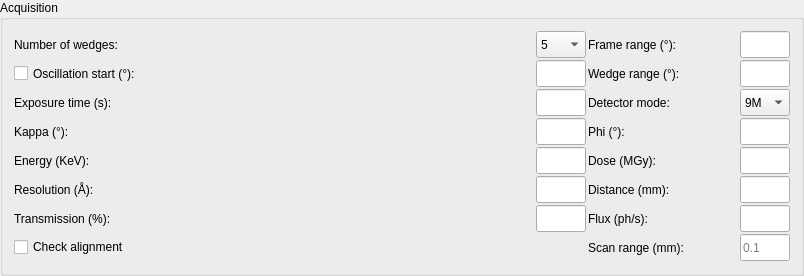
<?xml version="1.0" encoding="UTF-8"?>
<ui version="4.0">
 <class>AcquisitionWidgetVerticalSimpleLayout</class>
 <widget class="QWidget" name="AcquisitionWidgetVerticalSimpleLayout">
  <property name="geometry">
   <rect>
    <x>0</x>
    <y>0</y>
    <width>804</width>
    <height>276</height>
   </rect>
  </property>
  <property name="sizePolicy">
   <sizepolicy hsizetype="Preferred" vsizetype="Preferred">
    <horstretch>0</horstretch>
    <verstretch>0</verstretch>
   </sizepolicy>
  </property>
  <property name="maximumSize">
   <size>
    <width>32767</width>
    <height>32767</height>
   </size>
  </property>
  <property name="windowTitle">
   <string>AcquisitionWidgetVerticalSimple</string>
  </property>
  <layout class="QVBoxLayout" name="verticalLayout_2">
   <property name="spacing">
    <number>0</number>
   </property>
   <property name="leftMargin">
    <number>0</number>
   </property>
   <property name="topMargin">
    <number>0</number>
   </property>
   <property name="rightMargin">
    <number>0</number>
   </property>
   <property name="bottomMargin">
    <number>0</number>
   </property>
   <item>
    <widget class="QGroupBox" name="acq_gbox">
     <property name="sizePolicy">
      <sizepolicy hsizetype="Expanding" vsizetype="Fixed">
       <horstretch>0</horstretch>
       <verstretch>0</verstretch>
      </sizepolicy>
     </property>
     <property name="maximumSize">
      <size>
       <width>32767</width>
       <height>32767</height>
      </size>
     </property>
     <property name="title">
      <string>Acquisition</string>
     </property>
     <layout class="QGridLayout" name="gridLayout_2">
      <item row="0" column="0">
       <layout class="QGridLayout" name="gridLayout">
        <property name="spacing">
         <number>2</number>
        </property>
        <item row="0" column="0">
         <widget class="QLabel" name="num_images_label">
          <property name="sizePolicy">
           <sizepolicy hsizetype="Preferred" vsizetype="Preferred">
            <horstretch>0</horstretch>
            <verstretch>0</verstretch>
           </sizepolicy>
          </property>
          <property name="minimumSize">
           <size>
            <width>0</width>
            <height>27</height>
           </size>
          </property>
          <property name="maximumSize">
           <size>
            <width>16777215</width>
            <height>27</height>
           </size>
          </property>
          <property name="font">
           <font>
            <weight>50</weight>
            <bold>false</bold>
            <underline>false</underline>
           </font>
          </property>
          <property name="text">
           <string>Number of wedges:</string>
          </property>
          <property name="wordWrap">
           <bool>false</bool>
          </property>
         </widget>
        </item>
        <item row="0" column="1">
         <widget class="QComboBox" name="num_images_cbox">
          <property name="minimumSize">
           <size>
            <width>50</width>
            <height>27</height>
           </size>
          </property>
          <property name="maximumSize">
           <size>
            <width>50</width>
            <height>27</height>
           </size>
          </property>
          <item>
           <property name="text">
            <string>5</string>
           </property>
          </item>
          <item>
           <property name="text">
            <string>4</string>
           </property>
          </item>
          <item>
           <property name="text">
            <string>2</string>
           </property>
          </item>
          <item>
           <property name="text">
            <string>1</string>
           </property>
          </item>
         </widget>
        </item>
        <item row="0" column="2">
         <widget class="QLabel" name="angle_per_frame_label">
          <property name="text">
           <string>Frame range (°):</string>
          </property>
         </widget>
        </item>
        <item row="0" column="3">
         <widget class="QLineEdit" name="angle_per_frame_ledit">
          <property name="minimumSize">
           <size>
            <width>25</width>
            <height>27</height>
           </size>
          </property>
          <property name="maximumSize">
           <size>
            <width>50</width>
            <height>27</height>
           </size>
          </property>
         </widget>
        </item>
        <item row="1" column="0">
         <widget class="QCheckBox" name="osc_start_cbox">
          <property name="maximumSize">
           <size>
            <width>16777215</width>
            <height>27</height>
           </size>
          </property>
          <property name="text">
           <string>Oscillation start (°):</string>
          </property>
         </widget>
        </item>
        <item row="1" column="1">
         <widget class="QLineEdit" name="osc_start_ledit">
          <property name="minimumSize">
           <size>
            <width>25</width>
            <height>27</height>
           </size>
          </property>
          <property name="maximumSize">
           <size>
            <width>50</width>
            <height>27</height>
           </size>
          </property>
         </widget>
        </item>
        <item row="1" column="2">
         <widget class="QLabel" name="osc_range_label">
          <property name="minimumSize">
           <size>
            <width>0</width>
            <height>27</height>
           </size>
          </property>
          <property name="maximumSize">
           <size>
            <width>16777215</width>
            <height>27</height>
           </size>
          </property>
          <property name="text">
           <string>Wedge range (°):</string>
          </property>
          <property name="wordWrap">
           <bool>false</bool>
          </property>
         </widget>
        </item>
        <item row="1" column="3">
         <widget class="QLineEdit" name="osc_range_ledit">
          <property name="minimumSize">
           <size>
            <width>25</width>
            <height>27</height>
           </size>
          </property>
          <property name="maximumSize">
           <size>
            <width>50</width>
            <height>27</height>
           </size>
          </property>
         </widget>
        </item>
        <item row="2" column="0">
         <widget class="QLabel" name="exp_time_label">
          <property name="minimumSize">
           <size>
            <width>0</width>
            <height>27</height>
           </size>
          </property>
          <property name="maximumSize">
           <size>
            <width>16777215</width>
            <height>27</height>
           </size>
          </property>
          <property name="text">
           <string>Exposure time (s):</string>
          </property>
          <property name="wordWrap">
           <bool>false</bool>
          </property>
         </widget>
        </item>
        <item row="2" column="1">
         <widget class="QLineEdit" name="exp_time_ledit">
          <property name="minimumSize">
           <size>
            <width>25</width>
            <height>27</height>
           </size>
          </property>
          <property name="maximumSize">
           <size>
            <width>50</width>
            <height>27</height>
           </size>
          </property>
         </widget>
        </item>
        <item row="2" column="2">
         <widget class="QLabel" name="detector_roi_mode_label">
          <property name="enabled">
           <bool>true</bool>
          </property>
          <property name="sizePolicy">
           <sizepolicy hsizetype="Preferred" vsizetype="Preferred">
            <horstretch>0</horstretch>
            <verstretch>0</verstretch>
           </sizepolicy>
          </property>
          <property name="minimumSize">
           <size>
            <width>0</width>
            <height>27</height>
           </size>
          </property>
          <property name="maximumSize">
           <size>
            <width>16777215</width>
            <height>27</height>
           </size>
          </property>
          <property name="text">
           <string>Detector mode:</string>
          </property>
          <property name="wordWrap">
           <bool>false</bool>
          </property>
         </widget>
        </item>
        <item row="2" column="3">
         <widget class="QComboBox" name="detector_roi_mode_combo">
          <property name="enabled">
           <bool>true</bool>
          </property>
          <property name="minimumSize">
           <size>
            <width>25</width>
            <height>27</height>
           </size>
          </property>
          <property name="maximumSize">
           <size>
            <width>50</width>
            <height>27</height>
           </size>
          </property>
          <item>
           <property name="text">
            <string>9M</string>
           </property>
          </item>
          <item>
           <property name="text">
            <string>4M</string>
           </property>
          </item>
         </widget>
        </item>
        <item row="3" column="0">
         <widget class="QLabel" name="kappa_label">
          <property name="minimumSize">
           <size>
            <width>0</width>
            <height>27</height>
           </size>
          </property>
          <property name="maximumSize">
           <size>
            <width>16777215</width>
            <height>27</height>
           </size>
          </property>
          <property name="text">
           <string>Kappa (°):</string>
          </property>
         </widget>
        </item>
        <item row="3" column="1">
         <widget class="QLineEdit" name="kappa_ledit">
          <property name="minimumSize">
           <size>
            <width>25</width>
            <height>27</height>
           </size>
          </property>
          <property name="maximumSize">
           <size>
            <width>50</width>
            <height>27</height>
           </size>
          </property>
         </widget>
        </item>
        <item row="3" column="2">
         <widget class="QLabel" name="kappa_phi_label">
          <property name="minimumSize">
           <size>
            <width>0</width>
            <height>27</height>
           </size>
          </property>
          <property name="maximumSize">
           <size>
            <width>16777215</width>
            <height>27</height>
           </size>
          </property>
          <property name="text">
           <string>Phi (°):</string>
          </property>
          <property name="wordWrap">
           <bool>false</bool>
          </property>
         </widget>
        </item>
        <item row="3" column="3">
         <widget class="QLineEdit" name="kappa_phi_ledit">
          <property name="minimumSize">
           <size>
            <width>25</width>
            <height>27</height>
           </size>
          </property>
          <property name="maximumSize">
           <size>
            <width>50</width>
            <height>27</height>
           </size>
          </property>
         </widget>
        </item>
        <item row="4" column="0">
         <widget class="QLabel" name="energy_label">
          <property name="minimumSize">
           <size>
            <width>0</width>
            <height>27</height>
           </size>
          </property>
          <property name="maximumSize">
           <size>
            <width>16777215</width>
            <height>27</height>
           </size>
          </property>
          <property name="text">
           <string>Energy (KeV):</string>
          </property>
          <property name="wordWrap">
           <bool>false</bool>
          </property>
         </widget>
        </item>
        <item row="4" column="1">
         <widget class="QLineEdit" name="energy_ledit">
          <property name="minimumSize">
           <size>
            <width>25</width>
            <height>27</height>
           </size>
          </property>
          <property name="maximumSize">
           <size>
            <width>50</width>
            <height>27</height>
           </size>
          </property>
         </widget>
        </item>
        <item row="4" column="2">
         <widget class="QLabel" name="dose_label">
          <property name="minimumSize">
           <size>
            <width>0</width>
            <height>27</height>
           </size>
          </property>
          <property name="maximumSize">
           <size>
            <width>150</width>
            <height>27</height>
           </size>
          </property>
          <property name="text">
           <string>Dose (MGy):</string>
          </property>
         </widget>
        </item>
        <item row="4" column="3">
         <widget class="QLineEdit" name="dose_ledit">
          <property name="minimumSize">
           <size>
            <width>25</width>
            <height>27</height>
           </size>
          </property>
          <property name="maximumSize">
           <size>
            <width>50</width>
            <height>27</height>
           </size>
          </property>
         </widget>
        </item>
        <item row="5" column="0">
         <widget class="QLabel" name="resolution_label">
          <property name="minimumSize">
           <size>
            <width>0</width>
            <height>27</height>
           </size>
          </property>
          <property name="maximumSize">
           <size>
            <width>16777215</width>
            <height>27</height>
           </size>
          </property>
          <property name="text">
           <string>Resolution (Å):</string>
          </property>
          <property name="wordWrap">
           <bool>false</bool>
          </property>
         </widget>
        </item>
        <item row="5" column="1">
         <widget class="QLineEdit" name="resolution_ledit">
          <property name="minimumSize">
           <size>
            <width>25</width>
            <height>27</height>
           </size>
          </property>
          <property name="maximumSize">
           <size>
            <width>50</width>
            <height>27</height>
           </size>
          </property>
         </widget>
        </item>
        <item row="5" column="2">
         <widget class="QLabel" name="detector_distance_label">
          <property name="minimumSize">
           <size>
            <width>0</width>
            <height>27</height>
           </size>
          </property>
          <property name="maximumSize">
           <size>
            <width>150</width>
            <height>27</height>
           </size>
          </property>
          <property name="text">
           <string>Distance (mm):</string>
          </property>
         </widget>
        </item>
        <item row="5" column="3">
         <widget class="QLineEdit" name="detector_distance_ledit">
          <property name="minimumSize">
           <size>
            <width>25</width>
            <height>27</height>
           </size>
          </property>
          <property name="maximumSize">
           <size>
            <width>50</width>
            <height>27</height>
           </size>
          </property>
         </widget>
        </item>
        <item row="6" column="0">
         <widget class="QLabel" name="transmission_label">
          <property name="sizePolicy">
           <sizepolicy hsizetype="Preferred" vsizetype="Preferred">
            <horstretch>0</horstretch>
            <verstretch>0</verstretch>
           </sizepolicy>
          </property>
          <property name="minimumSize">
           <size>
            <width>0</width>
            <height>27</height>
           </size>
          </property>
          <property name="maximumSize">
           <size>
            <width>16777215</width>
            <height>27</height>
           </size>
          </property>
          <property name="text">
           <string>Transmission (%):</string>
          </property>
          <property name="wordWrap">
           <bool>false</bool>
          </property>
         </widget>
        </item>
        <item row="6" column="1">
         <widget class="QLineEdit" name="transmission_ledit">
          <property name="minimumSize">
           <size>
            <width>25</width>
            <height>27</height>
           </size>
          </property>
          <property name="maximumSize">
           <size>
            <width>50</width>
            <height>27</height>
           </size>
          </property>
         </widget>
        </item>
        <item row="6" column="2">
         <widget class="QLabel" name="flux_label">
          <property name="minimumSize">
           <size>
            <width>0</width>
            <height>27</height>
           </size>
          </property>
          <property name="maximumSize">
           <size>
            <width>150</width>
            <height>27</height>
           </size>
          </property>
          <property name="text">
           <string>Flux (ph/s):</string>
          </property>
         </widget>
        </item>
        <item row="6" column="3">
         <widget class="QLineEdit" name="flux_ledit">
          <property name="minimumSize">
           <size>
            <width>25</width>
            <height>27</height>
           </size>
          </property>
          <property name="maximumSize">
           <size>
            <width>50</width>
            <height>27</height>
           </size>
          </property>
         </widget>
        </item>
        <item row="7" column="0">
         <widget class="QCheckBox" name="check_alignment">
          <property name="sizePolicy">
           <sizepolicy hsizetype="Preferred" vsizetype="Fixed">
            <horstretch>0</horstretch>
            <verstretch>0</verstretch>
           </sizepolicy>
          </property>
          <property name="text">
           <string>Check alignment</string>
          </property>
         </widget>
        </item>
        <item row="7" column="2">
         <widget class="QLabel" name="uncertainty_label">
          <property name="text">
           <string>Scan range (mm):</string>
          </property>
         </widget>
        </item>
        <item row="7" column="3">
         <widget class="QLineEdit" name="uncertainty_ledit">
          <property name="minimumSize">
           <size>
            <width>25</width>
            <height>27</height>
           </size>
          </property>
          <property name="maximumSize">
           <size>
            <width>50</width>
            <height>27</height>
           </size>
          </property>
          <property name="placeholderText">
           <string>0.1</string>
          </property>
         </widget>
        </item>
       </layout>
      </item>
     </layout>
    </widget>
   </item>
  </layout>
 </widget>
 <layoutdefault spacing="6" margin="11"/>
 <pixmapfunction>qPixmapFromMimeSource</pixmapfunction>
 <resources/>
 <connections/>
</ui>
